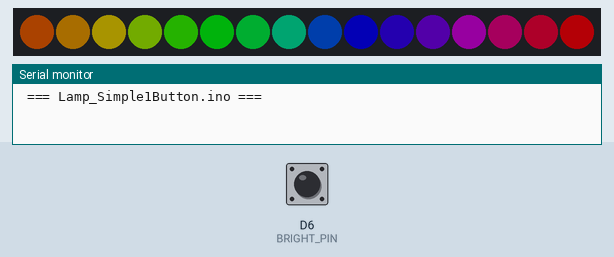
Recording of a sketch running on a simulated ESP8266 (NodeMCU). On the bench: 16 RGB LEDs in strip order, left to right, the last lines printed to the serial monitor. Inputs (shaded band) come from the test bench; at power-on: D6 (BRIGHT_PIN) HIGH. Dim RGB values are drawn brighter than linear.

Above: at 1.2 s.
1.3 s: D6 (BRIGHT_PIN) pulled LOW for 0.15 s
At 1.65 s:
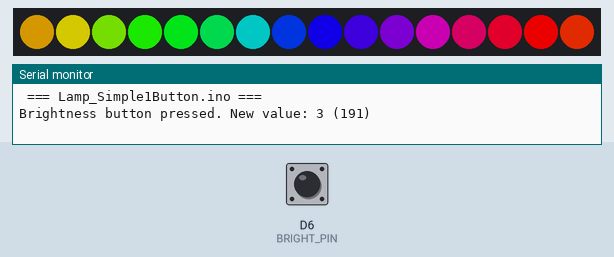
2.0 s: D6 (BRIGHT_PIN) pulled LOW for 1 s
At 2.25 s:
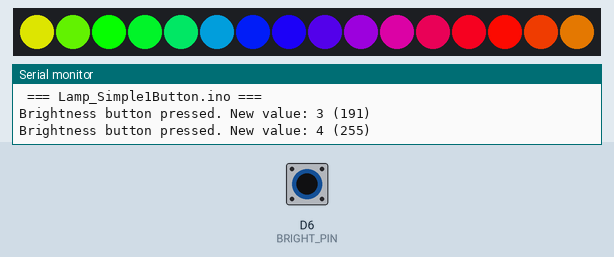
3.6 s: D6 (BRIGHT_PIN) pulled LOW for 0.15 s
At 4.0 s:
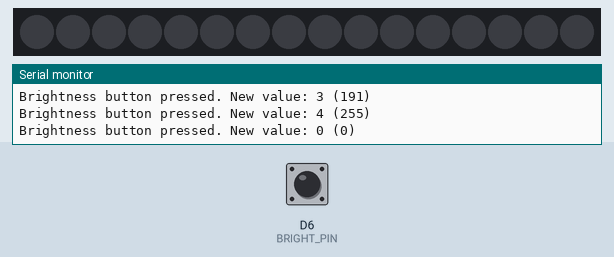
5.2 s: D6 (BRIGHT_PIN) pulled LOW for 3.2 s
At 5.65 s:
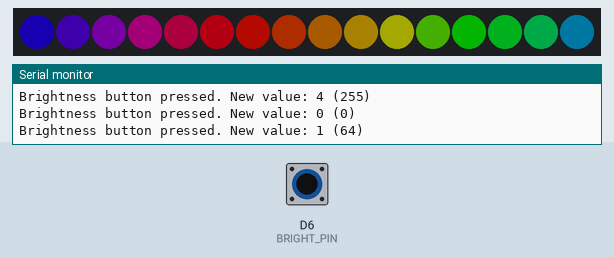
9.0 s: D6 (BRIGHT_PIN) pulled LOW for 0.15 s
At 9.26 s:
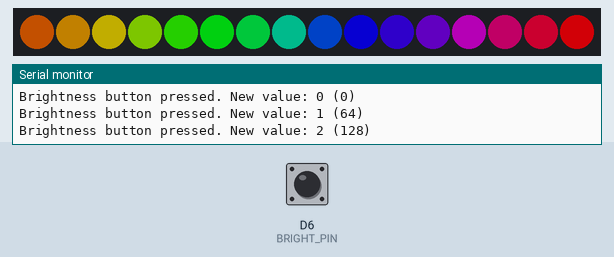
9.7 s: D6 (BRIGHT_PIN) pulled LOW for 1 s
At 10.76 s:
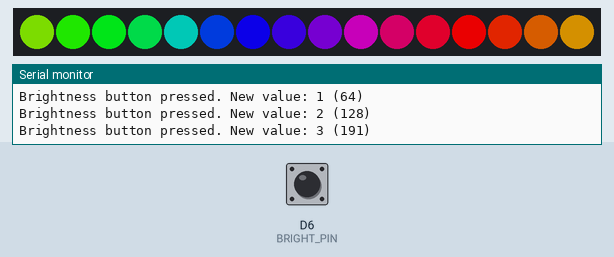
Timing chart, 0 to 12.7 s (numbered marks = the images above; inputs shaded):
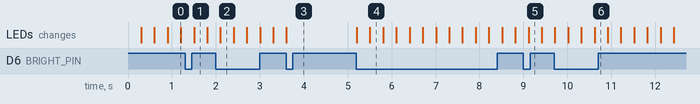

Measured:
- after the input at 3.6 s, the LEDs: change at once (image 3)
- after the input at 5.2 s, the LEDs: first change at once (image 4 shows a later state)

The sketch:

Lamp_Simple1Button.ino
```cpp
#define DEBUG

#include "FastLED.h"
#include <Button.h>
#include "ESP8266WiFi.h"

// How many leds are there in your strip?
#define NUM_LEDS 16

// Where is the LED data line connected?
#define LED_DATA D3

// Where is the brightness button connected?
#define BRIGHT_PIN D6

// Speed 0..8 (quadratic divisor of milliseconds)
// 0 = so fast that it's definitely not recommended for photosensitive people
// 4 = a nice pace, you could watch it all day
// 7 = so slow, you almost don't see it moving
// 8 and above = animation is stopped
#define SPEED_DIV 5

// button object checking the button pin (it makes sure we get exactly one event per button press)
Button bright_btn(BRIGHT_PIN);

// state variable for brightness.
byte bright = 2;

// the array of leds
CRGB leds[NUM_LEDS];

void setup() {
  // make sure the Wifi chip is off, we don't need it.
  WiFi.forceSleepBegin();

  // Initialize the LEDs
  pinMode(LED_DATA, OUTPUT);
  FastLED.addLeds<WS2812B, LED_DATA, GRB>(leds, NUM_LEDS);
  FastLED.setBrightness(64);

  #ifdef DEBUG
  Serial.begin(230400);
  Serial.println("\n\n === Lamp_Simple1Button.ino ===\n\n");
  #endif
}

void loop() {
  // I usually save the current millisecond count per loop.
  uint32_t ms = millis();

  // button handling code
  if( bright_btn.pressed() ) {
    bright = (bright + 1) % 5;
    // our bright state variable counts from 0..4, but setBrightness wants 0..255
    byte real_bright = map(bright, 0, 4, 0, 255);
    // set brightness via FastLED library
    FastLED.setBrightness(real_bright);
    // debugging output via serial link
    #ifdef DEBUG
    Serial.printf("Brightness button pressed. New value: %d (%d)\n", bright, real_bright);
    #endif
  }

  EVERY_N_MILLISECONDS(10) {

    // fill the leds array with a rainbow, starting at a value determined by ms and SPEED_DIV
    fill_rainbow(leds, NUM_LEDS, (ms >> SPEED_DIV) & 0xFF, 255/NUM_LEDS);

    // push the leds array out to the LED strip
    FastLED.show();
  }
  // reset the watchdog (normally, the Wifi library does this, but we have disabled it).
  wdt_reset();
}
```
